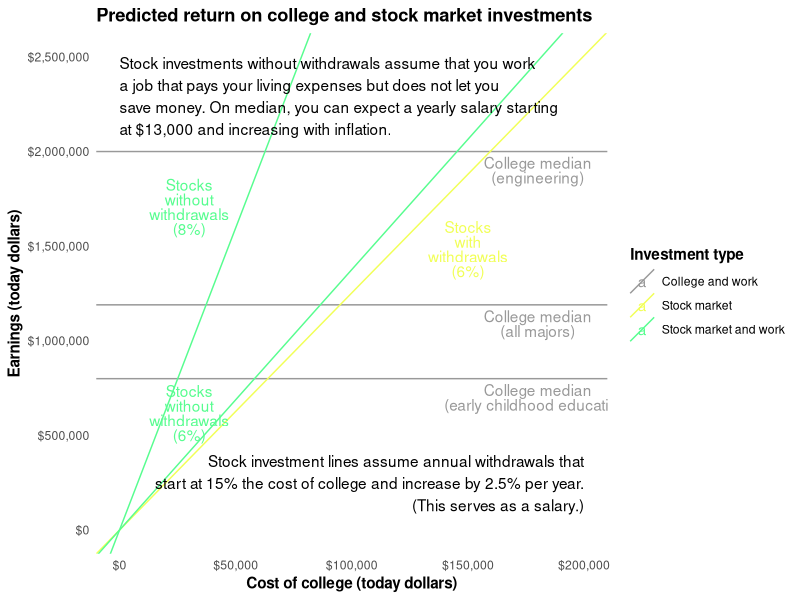
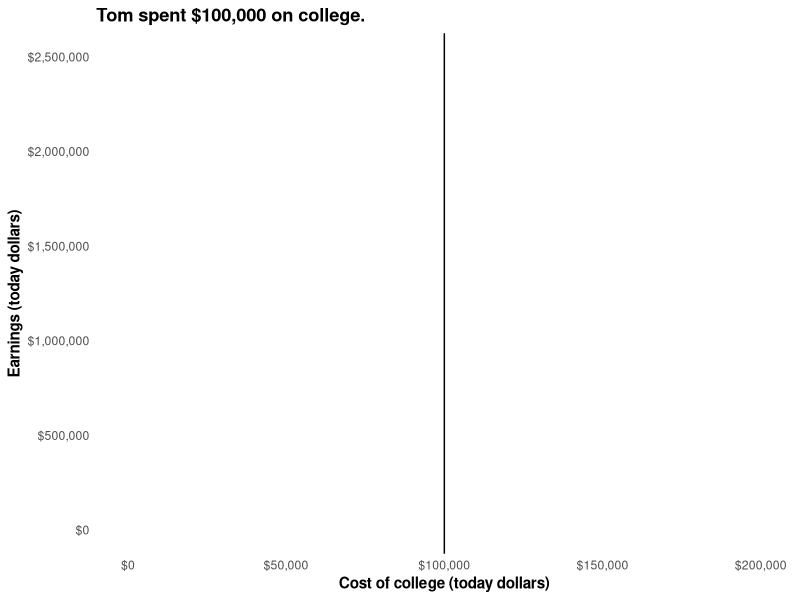
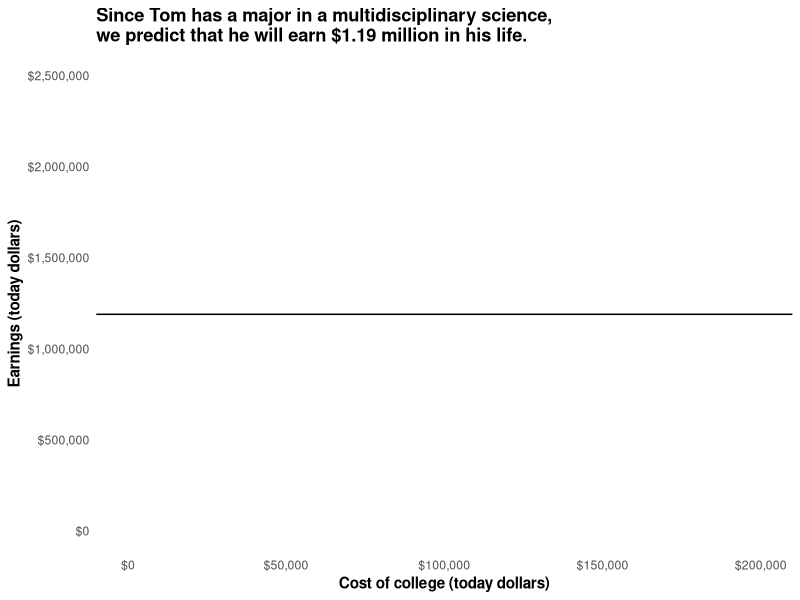
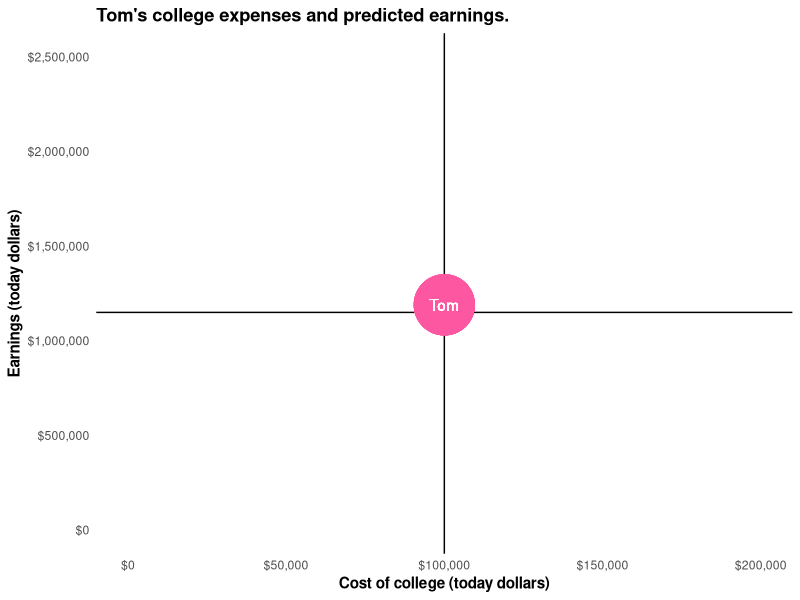
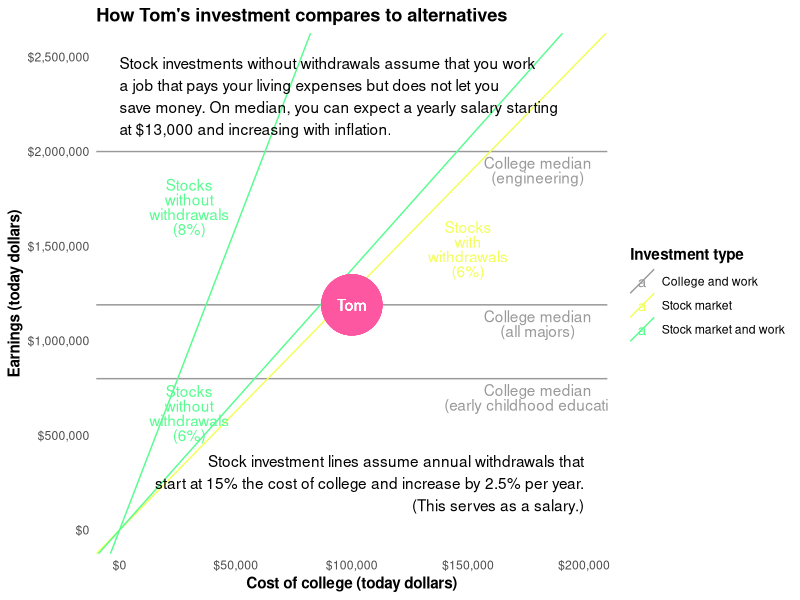

Recreate these plots in R, in order.
library(ggplot2)
library(reshape2)
library(scales)

years.invested <- 65 - 20 # People supposedly retire at 65.
prop.withdrawn <- 0.15 # Withdraw 15% of the initial investment every year, ignoring inflation
stock.market.return <- c(1.06, 1.08)
inflation <- 1.025 # 3% inflation
median.no.college <- 5.8e5

colors <- c(tom = '#fe57a1',
            college = 'grey60',
            work = '#57FD8F',
            retire = '#F1FF57')

earnings.slope <- function(stock.market.return, prop.withdrawn) {
  f <- function(state, year) {
    withdrawal <- prop.withdrawn * inflation ^ year
    new.state <- list(money = state$money * (stock.market.return - withdrawal))
    new.state$withdrawals = state$withdrawals + withdrawal
    new.state
  }
  begin.state <- list(money = 1, withdrawals = 0)
  end.state <- Reduce(f, 1:years.invested, init = begin.state)
  end.state$money + end.state$withdrawals
}

lifetime.earnings <- c(
  engineering = 2e6,
  all.majors = 1.19e6,
  early.childhood.education = 8e5
)

college <- data.frame(
  investment = 'College and work',
  label.x = 1.8e5,
  earnings.intercept = unname(lifetime.earnings),
  earnings.slope = 0,
  label.y = unname(lifetime.earnings),
  full.investment = paste0('College median\n(',
                           gsub('\\.', ' ', names(lifetime.earnings)), ')')
)

retire <- data.frame(
  investment = 'Stock market',
  label.x = 1.5e5,
  earnings.intercept = 0,
  earnings.slope = sapply(min(stock.market.return), function(rate)
                          earnings.slope(rate, prop.withdrawn))
)
retire$label.y <- 0.9 * retire$label.x * retire$earnings.slope
retire$full.investment <- paste0(
  'Stocks\nwith\nwithdrawals\n(', round(100 * (min(stock.market.return) - 1)), '%)')

work <- data.frame(
  investment = 'Stock market and work',
  label.x = 3e4,
  earnings.intercept = 0,
  earnings.slope = sapply(stock.market.return, function(rate)
                          earnings.slope(rate, 0))
)
work$label.y <- 2 * work$label.x * work$earnings.slope
work$full.investment <- paste0(
  'Stocks\nwithout\nwithdrawals\n(', round(100 * (stock.market.return - 1)), '%)')

both <- rbind(college, retire, work)

p.base <- ggplot(both) +
  scale_color_manual(values = unname(c(colors['college'], colors['retire'], colors['work'])),
                     name = 'Investment type') +
  theme_minimal() +
  theme(title = element_text(face = 'bold'),
        panel.grid.minor = element_blank(),
        panel.grid.major = element_blank()) +
  scale_x_continuous('Cost of college (today dollars)',
                     limits = c(0, 2e5), labels = dollar) +
  scale_y_continuous('Earnings (today dollars)',
                     limits = c(0, 2.5e6), labels = dollar)

stock.retire.label <- 'Stock investment lines assume annual withdrawals that
start at 15% the cost of college and increase by 2.5% per year.
(This serves as a salary.)'

no.college.salary <- round(median.no.college / years.invested / 1000)
stock.work.label <- paste0(
'Stock investments without withdrawals assume that you work
a job that pays your living expenses but does not let you
save money. On median, you can expect a yearly salary starting
at $', no.college.salary, ',000 and increasing with inflation.')

p.predictions <- p.base +
  geom_abline(aes(slope = earnings.slope,
                  color = investment,
                  intercept = earnings.intercept,
                  group = full.investment)) +
  geom_text(aes(x = label.x,
                y = label.y,
                color = investment,
                vjust = 1.2,
                lineheight = .8,
                label = full.investment)) +
  annotate('text', x = 2e5, y = 1e5, label = stock.retire.label,
           hjust = 1, vjust = 0) +
  annotate('text', x = 0, y = 2.5e6, label = stock.work.label,
           hjust = 0, vjust = 1) +
  ggtitle('Predicted return on college and stock market investments')

p.tom.expenses <- p.base + geom_vline(xintercept = 1e5) +
  ggtitle("Tom spent $100,000 on college.")

p.tom.predictions <- p.base + geom_hline(yintercept = 1.19e6) +
  ggtitle('Since Tom has a major in a multidisciplinary science,\nwe predict that he will earn $1.19 million in his life.')

p.tom.both <- p.base +
                geom_vline(xintercept = 1e5) +
                geom_hline(yintercept = 1.15e6) +
                aes(x = 1e5, y = 1.19e6) +
                geom_point(color = colors['tom'], size = 20) +
                geom_text(color = 'white', label = 'Tom') +
                ggtitle("Tom's college expenses and predicted earnings.")

p.tom.comparison <- p.predictions +
  aes(x = 1e5, y = 1.19e6) +
  geom_point(color = colors['tom'], size = 20) +
  geom_text(color = 'white', label = 'Tom') +
  ggtitle("How Tom's investment compares to alternatives")

ppplot <- function(plot, filename) ggsave(filename = filename,
                                          plot = plot,
                                          width = 12, height = 7,
                                         units = 'in', dpi = 200)
ppplot(p.predictions, 'general-predictions.png')
ppplot(p.tom.expenses, 'tom-expenses.png')
ppplot(p.tom.predictions, 'tom-predictions.png')
ppplot(p.tom.both, 'tom-both.png')
ppplot(p.tom.comparison, 'tom-comparison.png')
